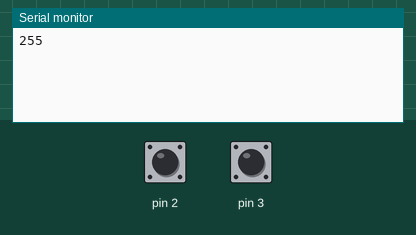
This program was run on a simulated Arduino Uno, built with avr-gcc and run on an emulated ATmega328P. Parts: the last lines printed to the serial monitor. The test bench sets the inputs (shaded band); at power-on: pin 2 HIGH, pin 3 HIGH. EEPROM starts erased.

Above: at 1.2 s.
1.3 s: pin 2 pulled LOW for 0.15 s
At 2.0 s:
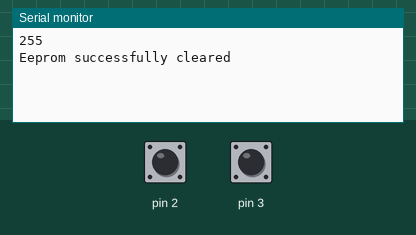
2.9 s: pin 3 pulled LOW for 0.15 s
At 4.3 s:
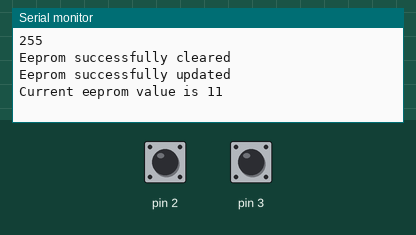

Measured:
- after the input at 1.3 s, the serial monitor: prints a new line at once (image 1)
- after the input at 2.9 s, the serial monitor: prints a new line at once (image 2)

The program:

main.cpp
```cpp
#include <Arduino.h>
#include <EEPROM.h>

void setup()
{
  // put your setup code here, to run once:
  Serial.begin(9600);
  pinMode(2, INPUT_PULLUP);
  pinMode(3, INPUT_PULLUP);

  // check if eeprom is empty
  if (EEPROM.read(0) == 0)
  {
    // if empty, write 1 to eeprom
    EEPROM.write(0, 1);
    Serial.println("Eeprom successfully written");
  }
  else
  {
    // if not empty, read eeprom
    int value = EEPROM.read(0);
    Serial.println(value);
  }
}

void loop()
{
  if (digitalRead(2) == LOW)
  {
    // clear eeprom
    EEPROM.write(0, 0);
    Serial.println("Eeprom successfully cleared");
    delay(200); // prevnt button bounce
  }

  if (digitalRead(3) == LOW)
  {
    // clear eeprom
    EEPROM.update(0, 11);
    Serial.println("Eeprom successfully updated");
    delay(20); // prevnt button bounce
    // read current eeprom value
    int value = EEPROM.read(0);
    Serial.println("Current eeprom value is " + String(value));
    delay(200); // prevnt button bounce
  }
}
```
